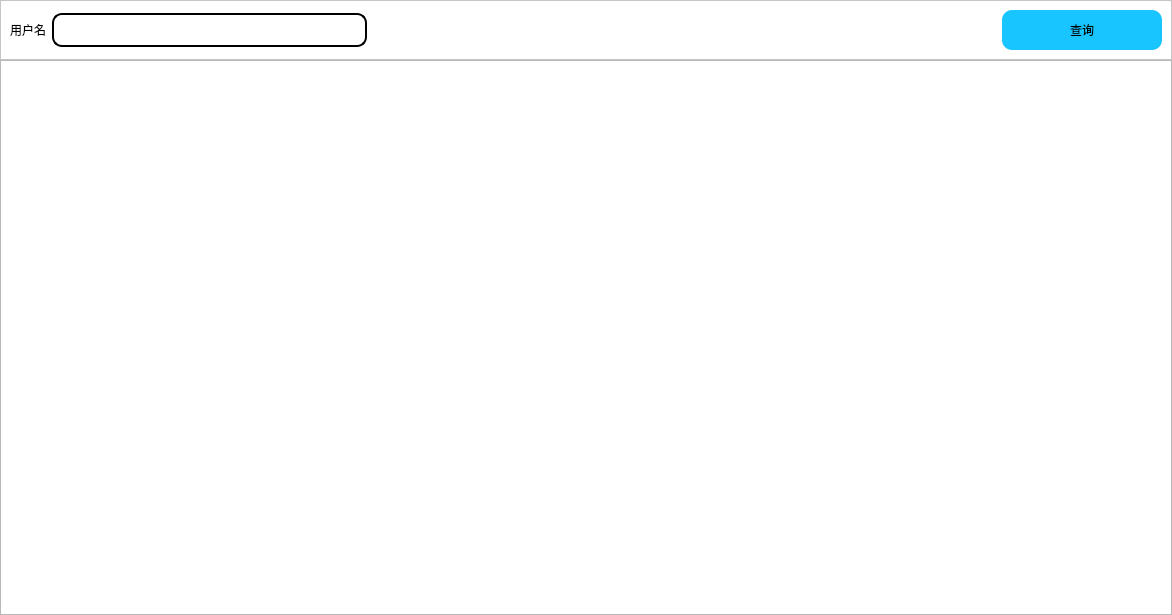
<?xml version="1.0" encoding="UTF-8"?>
<ui version="4.0">
 <class>MainWindow</class>
 <widget class="QMainWindow" name="MainWindow">
  <property name="geometry">
   <rect>
    <x>0</x>
    <y>0</y>
    <width>1172</width>
    <height>615</height>
   </rect>
  </property>
  <property name="windowTitle">
   <string>通行记录</string>
  </property>
  <widget class="QWidget" name="centralwidget">
   <layout class="QGridLayout" name="gridLayout">
    <property name="leftMargin">
     <number>0</number>
    </property>
    <property name="topMargin">
     <number>0</number>
    </property>
    <property name="rightMargin">
     <number>0</number>
    </property>
    <property name="bottomMargin">
     <number>0</number>
    </property>
    <property name="spacing">
     <number>0</number>
    </property>
    <item row="0" column="0">
     <widget class="QFrame" name="frame">
      <property name="styleSheet">
       <string notr="true">background-color: rgb(255, 255, 255);</string>
      </property>
      <property name="frameShape">
       <enum>QFrame::StyledPanel</enum>
      </property>
      <property name="frameShadow">
       <enum>QFrame::Raised</enum>
      </property>
      <layout class="QHBoxLayout" name="horizontalLayout">
       <item>
        <widget class="QLabel" name="label">
         <property name="text">
          <string>用户名</string>
         </property>
        </widget>
       </item>
       <item>
        <widget class="QLineEdit" name="user_select">
         <property name="styleSheet">
          <string notr="true">border-radius:10px;
height:30px;
border:2px solid black;</string>
         </property>
        </widget>
       </item>
       <item>
        <spacer name="horizontalSpacer">
         <property name="orientation">
          <enum>Qt::Horizontal</enum>
         </property>
         <property name="sizeHint" stdset="0">
          <size>
           <width>40</width>
           <height>20</height>
          </size>
         </property>
        </spacer>
       </item>
       <item>
        <spacer name="horizontalSpacer_2">
         <property name="orientation">
          <enum>Qt::Horizontal</enum>
         </property>
         <property name="sizeHint" stdset="0">
          <size>
           <width>40</width>
           <height>20</height>
          </size>
         </property>
        </spacer>
       </item>
       <item>
        <widget class="QPushButton" name="select_btn">
         <property name="styleSheet">
          <string notr="true">QPushButton{
	background-color: rgb(25, 197, 254);
	font: 16pt &quot;Arial&quot;;
	border:none;
	border-radius:10px;
	width:150px;
	height:40px;
	padding-left:5px;
	padding-right:5px;
}
QPushButton:hover { 
	background:#FFDC35;
	border:1px solid blue;
 }</string>
         </property>
         <property name="text">
          <string>查询</string>
         </property>
         <property name="icon">
          <iconset>
           <normaloff>img/search.png</normaloff>img/search.png</iconset>
         </property>
        </widget>
       </item>
      </layout>
     </widget>
    </item>
    <item row="1" column="0">
     <widget class="QTableWidget" name="record_information"/>
    </item>
   </layout>
  </widget>
  <action name="pic_input">
   <property name="icon">
    <iconset>
     <normaloff>C:/Users/花花/.designer/backup/img/pic.png</normaloff>C:/Users/花花/.designer/backup/img/pic.png</iconset>
   </property>
   <property name="text">
    <string>图片批量导入</string>
   </property>
  </action>
  <action name="excel_input">
   <property name="icon">
    <iconset>
     <normaloff>C:/Users/花花/.designer/backup/img/excel.png</normaloff>C:/Users/花花/.designer/backup/img/excel.png</iconset>
   </property>
   <property name="text">
    <string>表格批量导入</string>
   </property>
  </action>
  <action name="select_all">
   <property name="text">
    <string>显示所有人员信息</string>
   </property>
  </action>
  <action name="select_today">
   <property name="text">
    <string>查询当日通行记录</string>
   </property>
  </action>
 </widget>
 <resources/>
 <connections/>
</ui>
